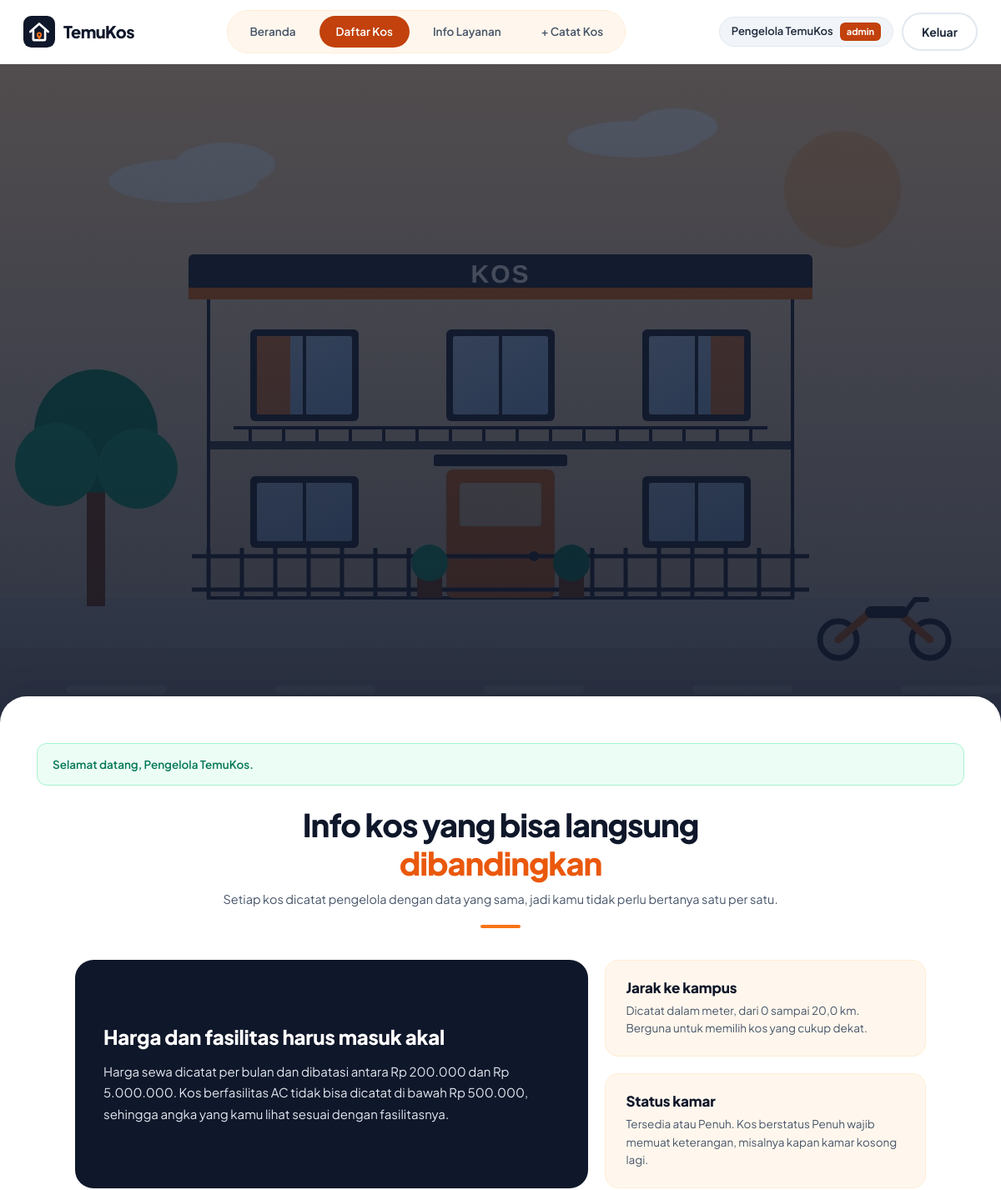
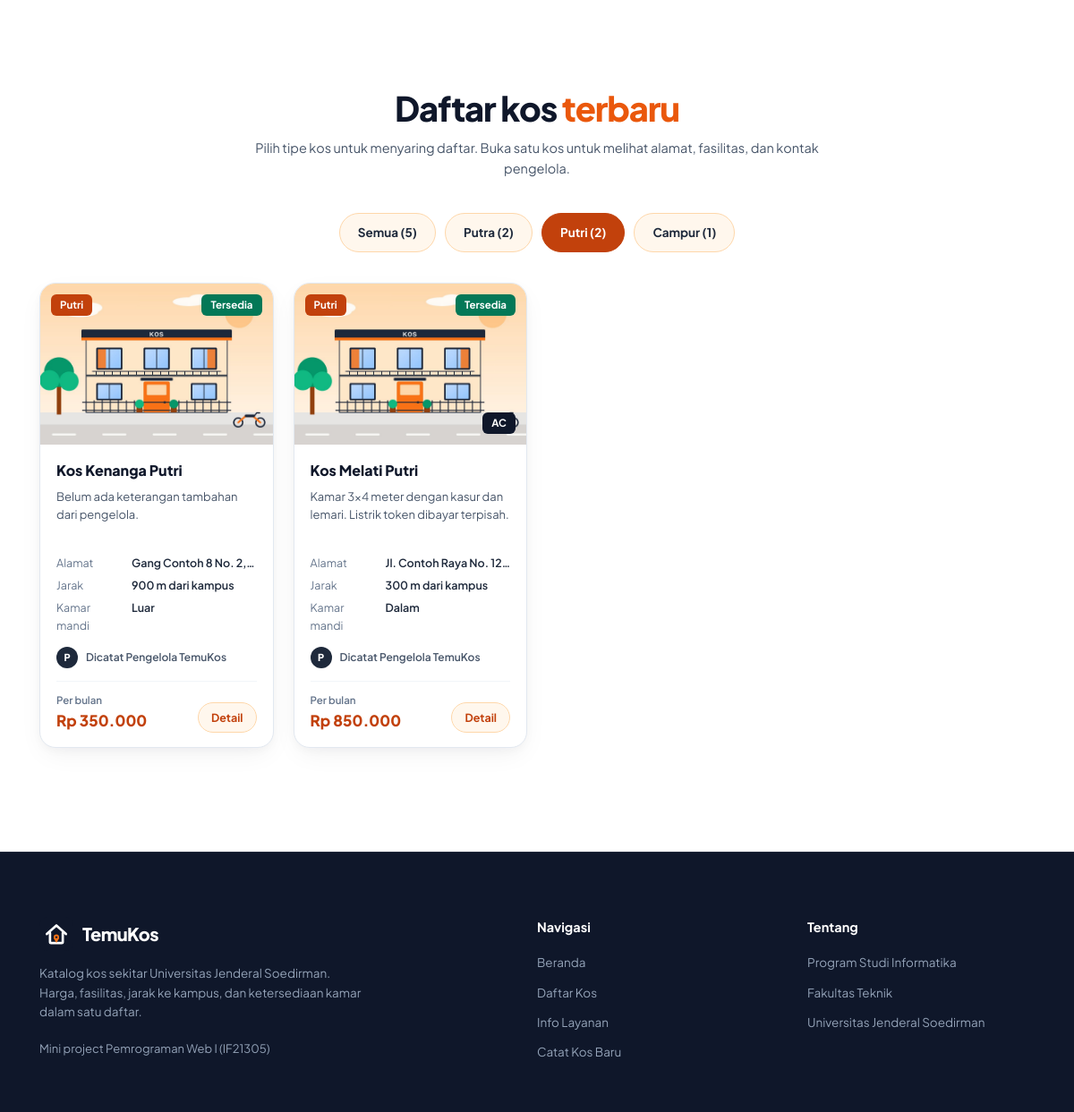
The page /daftar.php?tipe=Putri (signed in) on the database its author committed (2 pictures, top to bottom).
### tables this page shows
CREATE TABLE pengguna (
  id INT UNSIGNED AUTO_INCREMENT PRIMARY KEY,
  username VARCHAR(30) NOT NULL UNIQUE,             
  nama VARCHAR(100) NOT NULL,
  peran ENUM('admin','anggota') NOT NULL DEFAULT 'anggota',
  hash_sandi VARCHAR(255) NOT NULL,                 
  dibuat_pada DATETIME NOT NULL DEFAULT CURRENT_TIMESTAMP
);

CREATE TABLE kos (
  id INT UNSIGNED AUTO_INCREMENT PRIMARY KEY,
  pengguna_id INT UNSIGNED NOT NULL,                
  nama_kos VARCHAR(150) NOT NULL,
  tipe ENUM('Putra','Putri','Campur') NOT NULL,
  fasilitas ENUM('Kipas angin','AC') NOT NULL,
  kamar_mandi ENUM('Dalam','Luar') NOT NULL,
  harga INT UNSIGNED NOT NULL,                      
  jarak_m INT UNSIGNED NOT NULL,                    
  alamat VARCHAR(150) NOT NULL,
  ketersediaan ENUM('Tersedia','Penuh') NOT NULL DEFAULT 'Tersedia',
  deskripsi VARCHAR(2000) DEFAULT NULL,             
  kontak VARCHAR(60) NOT NULL,
  foto_kos VARCHAR(255) DEFAULT NULL,
  dibuat_pada DATETIME NOT NULL DEFAULT CURRENT_TIMESTAMP,
  FOREIGN KEY (pengguna_id) REFERENCES pengguna (id)  
);

### sesi.php (called while the page is built, shortened)
<?php
function e(?string $teks): string
{
    return htmlspecialchars($teks ?? '', ENT_QUOTES | ENT_SUBSTITUTE, 'UTF-8');
}
function ambilFlash(): ?string
{
    $pesan = $_SESSION['flash'] ?? null;
    return $pesan;
}
    ?>

### validasi.php (called while the page is built, shortened)
<?php
function formatRupiah(int $nominal): string
{
    return 'Rp ' . number_format($nominal, 0, ',', '.');
}
function formatJarak(int $meter): string
{
    if ($meter < 1000) {
        return $meter . ' m';
    }
    return number_format($meter / 1000, 1, ',', '.') . ' km';
}

### daftar.php (the view, shortened to what this page needs)
<?php
require_once __DIR__ . '/sesi.php';
require_once __DIR__ . '/koneksi.php';
require_once __DIR__ . '/validasi.php';
require_once __DIR__ . '/tampilan.php';
$pengguna = penggunaAktif();
$pesan    = ambilFlash();
try {
    $sql = 'SELECT k.id, k.nama_kos, k.tipe, k.fasilitas, k.kamar_mandi, k.harga, k.jarak_m,
                   k.alamat, k.ketersediaan, k.deskripsi, k.foto_kos, k.dibuat_pada,
                   u.nama AS pencatat
            FROM kos AS k
            JOIN pengguna AS u ON u.id = k.pengguna_id
            ORDER BY k.dibuat_pada DESC, k.id DESC';
    $daftar = $db->query($sql)->fetch_all(MYSQLI_ASSOC);
} catch (mysqli_sql_exception $ex) {
    error_log('[Read Daftar Gagal] ' . $ex->getMessage());
    tampilkanGalat(500, 'Daftar belum bisa dimuat', 'Terjadi gangguan saat mengambil data kos. Muat ulang halaman ini beberapa saat lagi.');
}
$filterTipe = $_GET['tipe'] ?? 'Semua';
$sedangFilter = $filterTipe !== 'Semua';
$jumlahPerTipe = array_fill_keys(DAFTAR_TIPE, 0);
foreach ($daftar as $baris) {
    $jumlahPerTipe[$baris['tipe']]++;
}
?>
<!DOCTYPE html>
<html lang="id">
<head>
    <link rel="stylesheet" href="style.css">
</head>
<body>
    <?php topbarUtama($pengguna, $sedangFilter ? 'katalog' : 'beranda'); ?>
    <section class="hero-banner">
        <div class="hero-overlay"></div>
    </section>
    <div class="main-sheet">
        <div class="container">
            <?php if ($pesan !== null): ?>
                <div class="alert alert-success" role="status"><?= e($pesan) ?></div>
            <?php endif; ?>
            <section id="solusi" class="info-section">
                <div class="section-head">
                    <h2 class="section-title">Info kos yang bisa langsung <span class="text-orange">dibandingkan</span></h2>
                    <p class="section-subtitle">
                        Setiap kos dicatat pengelola dengan data yang sama, jadi kamu tidak perlu bertanya satu per satu.
                    </p>
                    <div class="section-divider"></div>
                </div>
                <div class="info-grid">
                    <article class="info-utama">
                        <h3 class="info-judul">Harga dan fasilitas harus masuk akal</h3>
                        <p>
                            Harga sewa dicatat per bulan dan dibatasi antara <?= e(formatRupiah(HARGA_MIN)) ?> dan <?= e(formatRupiah(HARGA_MAX)) ?>.
                            Kos berfasilitas AC tidak bisa dicatat di bawah <?= e(formatRupiah(HARGA_MIN_AC)) ?>, sehingga angka yang kamu lihat
                            sesuai dengan fasilitasnya.
                        </p>
                    </article>
                    <article class="info-samping">
                        <h3 class="info-judul">Jarak ke kampus</h3>
                        <p>Dicatat dalam meter, dari 0 sampai <?= e(formatJarak(JARAK_MAKS_M)) ?>. Berguna untuk memilih kos yang cukup dekat.</p>
                    </article>
                    <article class="info-samping">
                        <h3 class="info-judul">Status kamar</h3>
                        <p>Tersedia atau Penuh. Kos berstatus Penuh wajib memuat keterangan, misalnya kapan kamar kosong lagi.</p>
                    </article>
                </div>
            </section>
            <section id="katalog" class="catalog-section">
                <div class="section-head">
                    <h2 class="section-title">Daftar kos <span class="text-orange">terbaru</span></h2>
                    <p class="section-subtitle">
                        Pilih tipe kos untuk menyaring daftar. Buka satu kos untuk melihat alamat, fasilitas, dan kontak pengelola.
                    </p>
                </div>
                <nav class="category-pills" aria-label="Filter tipe kos">
                    <a href="daftar.php#katalog" class="cat-pill <?= !$sedangFilter ? 'active' : '' ?>">Semua (<?= count($daftar) ?>)</a>
                    <?php foreach (DAFTAR_TIPE as $tipe): ?>
                        <a href="daftar.php?tipe=<?= urlencode($tipe) ?>#katalog" class="cat-pill <?= $filterTipe === $tipe ? 'active' : '' ?>">
                            <?= e($tipe) ?> (<?= (int) $jumlahPerTipe[$tipe] ?>)
                        </a>
                    <?php endforeach; ?>
                </nav>
                <div class="catalog-grid">
                    <?php
                    foreach ($daftar as $baris):
                        if ($sedangFilter && $baris['tipe'] !== $filterTipe) {
                            continue;
                        }
                        $inisial = mb_strtoupper(mb_substr($baris['pencatat'], 0, 1));
                        $kelasKetersediaan = $baris['ketersediaan'] === 'Tersedia' ? 'status-tersedia' : 'status-penuh';
                    ?>
                        <a href="detail.php?id=<?= (int) $baris['id'] ?>" class="item-card">
                            <div class="card-media">
                                <?php if (!empty($baris['foto_kos']) && is_file(__DIR__ . '/' . $baris['foto_kos'])): ?>
                                    <img src="<?= e($baris['foto_kos']) ?>" alt="Foto <?= e($baris['nama_kos']) ?>">
                                <?php else: ?>
                                    <div class="card-visual-fallback">
                                        <span class="fallback-cat">Foto belum tersedia</span>
                                    </div>
                                <?php endif; ?>
                                <span class="pill-top-left"><?= e($baris['tipe']) ?></span>
                                <span class="pill-top-right <?= $kelasKetersediaan ?>"><?= e($baris['ketersediaan']) ?></span>
                                <?php if ($baris['fasilitas'] === 'AC'): ?>
                                    <span class="pill-bottom-right">AC</span>
                                <?php endif; ?>
                            </div>
                            <div class="card-body">
                                <h3 class="card-title"><?= e($baris['nama_kos']) ?></h3>
                                <p class="card-desc"><?= ($baris['deskripsi'] ?? '') !== '' ? e($baris['deskripsi']) : 'Belum ada keterangan tambahan dari pengelola.' ?></p>
                                <div class="card-meta-list">
                                    <div class="card-meta-item"><span class="meta-label">Alamat</span><span class="meta-val"><?= e($baris['alamat']) ?></span></div>
                                    <div class="card-meta-item"><span class="meta-label">Jarak</span><span class="meta-val"><?= e(formatJarak((int) $baris['jarak_m'])) ?> dari kampus</span></div>
                                    <div class="card-meta-item"><span class="meta-label">Kamar mandi</span><span class="meta-val"><?= e($baris['kamar_mandi']) ?></span></div>
                                </div>
                                <div class="card-author">
                                    <span class="author-avatar"><?= e($inisial) ?></span>
                                    <span class="author-name">Dicatat <?= e($baris['pencatat']) ?></span>
                                </div>
                                <div class="card-footer">
                                    <div>
                                        <div class="price-label">Per bulan</div>
                                        <div class="price-amount"><?= e(formatRupiah((int) $baris['harga'])) ?></div>
                                    </div>
                                    <span class="card-detail-btn">Detail</span>
                                </div>
                            </div>
                        </a>
                    <?php endforeach; ?>
                </div>
            </section>
        </div>
    </div>
    <?php footerSitus($pengguna); ?>
</body>
</html>

### tampilan.php (shortened to what this page needs)
<?php
function topbarUtama(array $pengguna, string $aktif = ''): void
{
    $kelas = fn(string $nama): string => $aktif === $nama ? 'nav-pill-item active' : 'nav-pill-item';
    ?>
    <header class="topbar">
        <div class="topbar-inner">
            <a href="daftar.php" class="brand">
                <img class="brand-logo" src="assets/logo-temukos.svg" alt="" width="38" height="38">
                <span>TemuKos</span>
            </a>
            <nav class="nav-pills" id="mainNav" aria-label="Navigasi utama">
                <a href="daftar.php" data-nav="beranda" class="<?= $kelas('beranda') ?>">Beranda</a>
                <a href="daftar.php#katalog" data-nav="katalog" class="<?= $kelas('katalog') ?>">Daftar Kos</a>
                <a href="daftar.php#solusi" data-nav="solusi" class="<?= $kelas('solusi') ?>">Info Layanan</a>
                <?php if ($pengguna['peran'] === 'admin'): ?>
                    <a href="tambah.php" class="<?= $kelas('tambah') ?>">+ Catat Kos</a>
                <?php endif; ?>
            </nav>
            <div class="user-actions">
                <span class="user-badge">
                    <?= e($pengguna['nama']) ?>
                    <span class="role-tag"><?= e($pengguna['peran']) ?></span>
                </span>
                <a href="logout.php" class="btn btn-secondary">Keluar</a>
            </div>
        </div>
    </header>
    <?php
}
function footerSitus(array $pengguna): void
{
    ?>
    <footer class="site-footer">
        <div class="footer-inner">
            <div class="footer-col brand-col">
                <div class="brand">
                    <img class="brand-logo" src="assets/logo-temukos.svg" alt="" width="38" height="38">
                    <span>TemuKos</span>
                </div>
                <p class="footer-desc">
                    Katalog kos sekitar Universitas Jenderal Soedirman. Harga, fasilitas, jarak ke kampus, dan ketersediaan kamar dalam satu daftar.
                </p>
                <p class="footer-copyright">Mini project Pemrograman Web I (IF21305)</p>
            </div>
            <div class="footer-col">
                <h4 class="footer-heading">Navigasi</h4>
                <ul class="footer-links">
                    <li><a href="daftar.php">Beranda</a></li>
                    <li><a href="daftar.php#katalog">Daftar Kos</a></li>
                    <li><a href="daftar.php#solusi">Info Layanan</a></li>
                    <?php if ($pengguna['peran'] === 'admin'): ?>
                        <li><a href="tambah.php">Catat Kos Baru</a></li>
                    <?php endif; ?>
                </ul>
            </div>
            <div class="footer-col">
                <h4 class="footer-heading">Tentang</h4>
                <ul class="footer-links">
                    <li><span class="footer-text">Program Studi Informatika</span></li>
                    <li><span class="footer-text">Fakultas Teknik</span></li>
                    <li><span class="footer-text">Universitas Jenderal Soedirman</span></li>
                </ul>
            </div>
        </div>
    </footer>
    <?php
}
    ?>

### rows shown on the page
pengguna: nama "Pengelola TemuKos"
kos: foto_kos (picture), tipe "Putri", ketersediaan "Tersedia", nama_kos "Kos Kenanga Putri", shows "Belum ada keterangan tambahan dari pengelola.", alamat "Gang Contoh 8 No. 2,…", jarak_m "900 m", kamar_mandi "Luar", pengguna.nama "P", pengguna.nama "Pengelola TemuKos", harga "Rp 350.000"
kos: foto_kos (picture), tipe "Putri", ketersediaan "Tersedia", fasilitas "AC", nama_kos "Kos Melati Putri", deskripsi "Kamar 3x4 meter dengan kasur dan lemari. Listrik token dibayar terpisah.", alamat "Jl. Contoh Raya No. 12…", jarak_m "300 m", kamar_mandi "Dalam", pengguna.nama "P", pengguna.nama "Pengelola TemuKos", harga "Rp 850.000"

### other values the page prints
$pengguna['peran'] "admin"
$pesan "Selamat datang, Pengelola TemuKos."
formatRupiah(HARGA_MIN) "Rp 200.000"
formatRupiah(HARGA_MAX) "Rp 5.000.000"
formatRupiah(HARGA_MIN_AC) "Rp 500.000"
formatJarak(JARAK_MAKS_M) "20,0 km"
count($daftar) "5"
$tipe "Putra"
$jumlahPerTipe[$tipe] "2"
$tipe "Putri"
$tipe "Campur"
$jumlahPerTipe[$tipe] "1"
